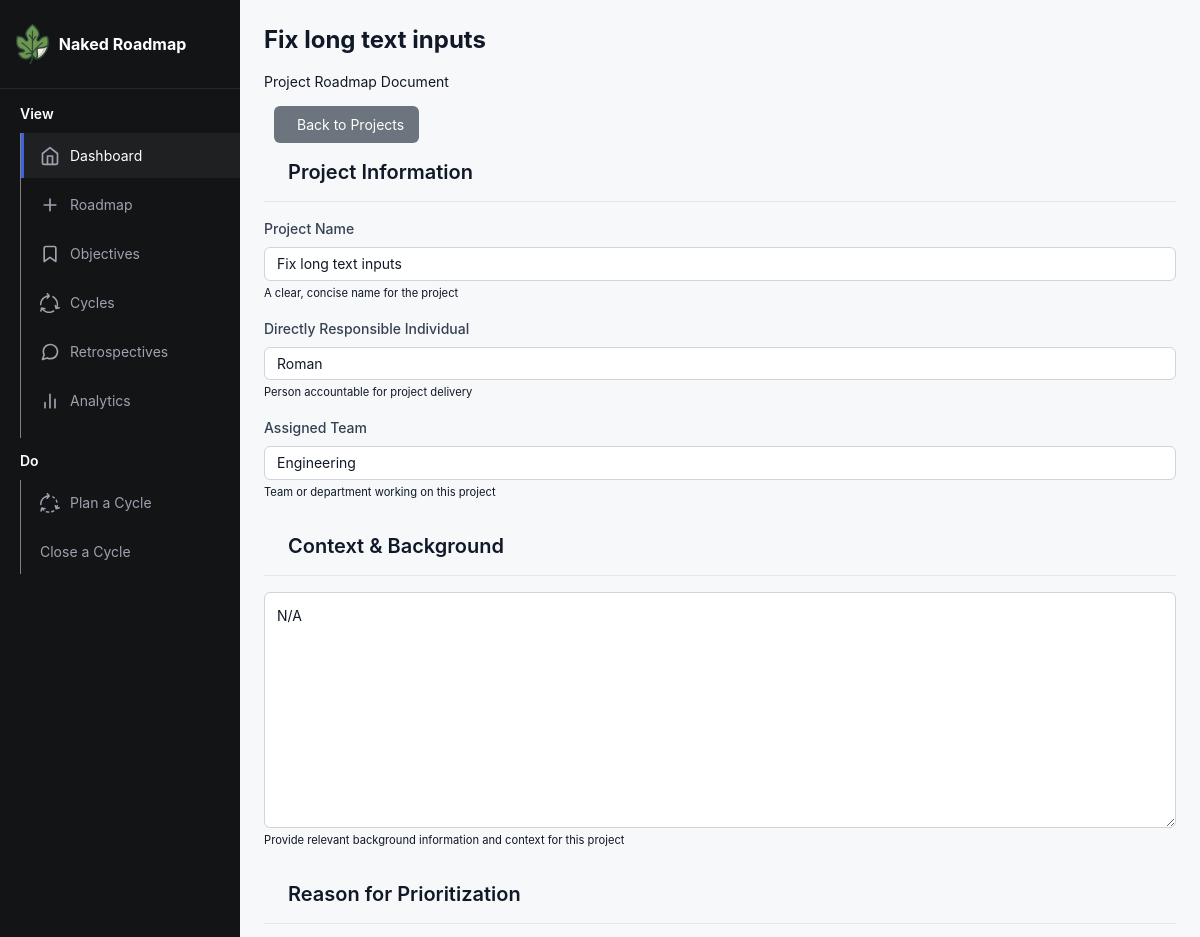
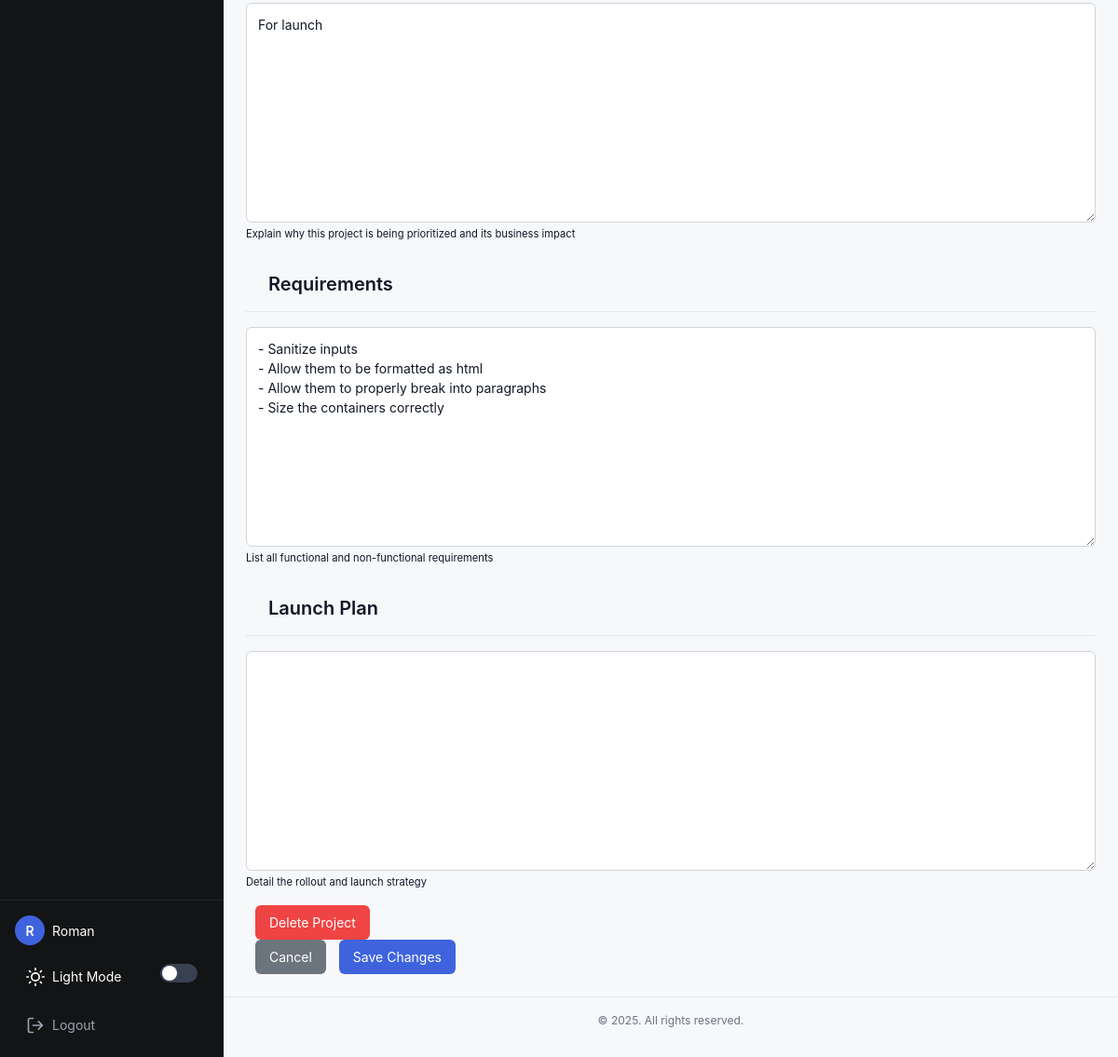
Page /project/13/edit/ (signed in) on the committed database (2 pictures, top to bottom).
### app/models.py (models this page shows, shortened)
class User(UserMixin, db.Model):
    id: so.Mapped[int] = so.mapped_column(primary_key=True)
    username: so.Mapped[str] = so.mapped_column(sa.String(64), index=True, unique=True)
    email: so.Mapped[str] = so.mapped_column(sa.String(120), index=True, unique=True)
    password_hash: so.Mapped[Optional[str]] = so.mapped_column(sa.String(256))
    posts: so.WriteOnlyMapped['Post'] = so.relationship(back_populates='author')

class Project(db.Model):
    __tablename__ = "project"
    id: so.Mapped[int] = so.mapped_column(primary_key=True)
    name: so.Mapped[str] = so.mapped_column(sa.TEXT())
    created: so.Mapped[datetime] = so.mapped_column(index=True, default=lambda: datetime.now(timezone.utc))
    dri: so.Mapped[str] = so.mapped_column(sa.TEXT())
    team: so.Mapped[str] = so.mapped_column(sa.TEXT())
    context: so.Mapped[str] = so.mapped_column(sa.TEXT())
    why: so.Mapped[str] = so.mapped_column(sa.TEXT())
    requirements: so.Mapped[str] = so.mapped_column(sa.TEXT())
    launch: so.Mapped[str] = so.mapped_column(sa.TEXT())
    location: so.Mapped[str] = so.mapped_column(sa.TEXT(),  nullable=True, default="discussion")
    type: so.Mapped[str] = so.mapped_column(sa.TEXT(), nullable=True)
    status: so.Mapped[str] = so.mapped_column(sa.TEXT(), nullable=True, default="Active")

### app/routes.py (the view, shortened to what this page needs)
@app.route('/project/<int:project_id>/edit/', methods=('GET', 'POST'))
@login_required
def edit_project(project_id):
    project = Project.query.filter_by(id=project_id).first_or_404()
    if not current_user.can_edit_project(project):
        flash('You do not have permission to edit this project.', 'error')
        return redirect(url_for('index'))
    form = CreateProject()
    if request.method == 'GET':
        form.name.data = project.name
        form.dri.data = project.dri
        form.team.data = project.team
        form.context.data = project.context
        form.why.data = project.why
        form.requirements.data = project.requirements
        form.launch.data = project.launch
    return render_template('edit.html', project=project, form=form)

### app/models.py (called while the page is built)
@login.user_loader
def load_user(id):
    return db.session.get(User, int(id))

### app/routes.py (called while the page is built)
@app.context_processor
def inject_csrf_token():
    return dict(csrf_token=generate_csrf())

### app/utils.py (called while the page is built)
def user_can_edit_project(self, project):
    return True

### app/templates/edit.html (shortened to what this page needs)
{% extends 'base.html' %}
{% block content %}
<div class="edit-project-container">
  <div class="page-header">
    <div>
      <h1 class="document-title">{{ project.name }}</h1>
      <p class="document-subtitle">Project Roadmap Document</p>
    </div>
    <div>
      <a href="{{ url_for('index') }}" class="btn btn-secondary">
         Back to Projects
      </a>
    </div>
  </div>
  <form id="edit-project-form" method="post" class="needs-validation">
    <div class="document-section">
      <h2 class="section-header">Project Information</h2>
      <div class="form-group">
        <label for="name" class="form-label required-field">{{ form.name.label.text }}</label>
        {{ form.name(class_="form-control", placeholder="Enter project name", autocomplete="off", required=true) }}
        <small class="form-hint">A clear, concise name for the project</small>
      </div>
      <div class="metadata-row">
        <div class="metadata-item">
          <div class="form-group">
            <label for="dri" class="form-label required-field">{{ form.dri.label.text }}</label>
            {{ form.dri(class_="form-control", placeholder="Name of responsible individual", required=true) }}
            <small class="form-hint">Person accountable for project delivery</small>
          </div>
        </div>
        <div class="metadata-item">
          <div class="form-group">
            <label for="team" class="form-label required-field">{{ form.team.label.text }}</label>
            {{ form.team(class_="form-control", placeholder="Team or department name", required=true) }}
            <small class="form-hint">Team or department working on this project</small>
          </div>
        </div>
      </div>
    </div>
    <div class="document-section">
      <h2 class="section-header">Context & Background</h2>
      <div class="form-group">
        <div class="rich-text-container">
        <textarea id="context" name="context" class="form-control rich-text-editor" rows="10">{{ project.context }}</textarea>
        </div>
        <small class="form-hint">Provide relevant background information and context for this project</small>
      </div>
    </div>
    <div class="document-section">
      <h2 class="section-header">Reason for Prioritization</h2>
      <div class="form-group">
        <div class="rich-text-container">
          {{ form.why(class_="form-control rich-text-editor", rows="10") }}
        </div>
        <small class="form-hint">Explain why this project is being prioritized and its business impact</small>
      </div>
    </div>
    <div class="document-section">
      <h2 class="section-header">Requirements</h2>
      <div class="form-group">
        <div class="rich-text-container">
          {{ form.requirements(class_="form-control rich-text-editor", rows="10") }}
        </div>
        <small class="form-hint">List all functional and non-functional requirements</small>
      </div>
    </div>
    <div class="document-section">
      <h2 class="section-header">Launch Plan</h2>
      <div class="form-group">
        <div class="rich-text-container">
          {{ form.launch(class_="form-control rich-text-editor", rows="10") }}
        </div>
        <small class="form-hint">Detail the rollout and launch strategy</small>
      </div>
    </div>
    <div class="actions-bar">
      <div>
        <button type="button" class="btn btn-danger" data-toggle="modal" data-target="#deleteConfirmModal">
          Delete Project
        </button>
      </div>
      <div>
        <a href="{{ url_for('index') }}" class="btn btn-secondary">Cancel</a>
        <button type="submit" id="save-button" class="btn btn-primary">
          Save Changes
        </button>
      </div>
    </div>
  </form>
</div>
{% endblock %}

### app/templates/base.html (shortened to what this page needs)
<!doctype html>
<html lang="en" data-theme="light">
<head>
  <link rel="stylesheet" href="https://stackpath.bootstrapcdn.com/bootstrap/4.3.1/css/bootstrap.min.css">
  <link rel="stylesheet" type="text/css" href={{ url_for('static', filename='style.css')}}>
  <link href="static/fonts/Mulish/Mulish-VariableFont_wght.ttf" rel="stylesheet">
</head>
<body>
  <div class="app-container">
    <div class="sidebar">
      <div class="sidebar-header">
        <a href="{{ url_for('index')}}" class="logo">
          <img src="{{ url_for('static', filename='fig-icon.svg')}}" style="max-height:40px; margin-right:10px;">
          <span>Naked Roadmap</span>
        </a>
      </div>
      <nav class="sidebar-nav">
        <h6 style="margin:0px 20px; padding-bottom:10px;">View</h6>
        <ul>
          <li>
            <a href="{{ url_for('index') }}" class="active">
              <img src="{{ url_for('static', filename='./icons/dashboard.svg')}}" style="max-height:20px; margin-right:10px;">
              Dashboard
            </a>
          </li>
          <li>
            <a href="{{ url_for('projectspage') }}">
              <img src="{{ url_for('static', filename='./icons/roadmap.svg')}}" style="max-height:20px; margin-right:10px;">
              Roadmap
            </a>
          </li>
          <li>
            <a href="{{ url_for('createGoal') }}">
              <img src="{{ url_for('static', filename='./icons/objective.svg')}}" style="max-height:20px; margin-right:10px;">
              Objectives
            </a>
          </li>
          <li>
            <a href="{{ url_for('show_cycles') }}">
              <img src="{{ url_for('static', filename='./icons/cycle.svg')}}" style="max-height:20px; margin-right:10px;"> Cycles
            </a>
          </li>
          <li>
            <a href="#">
              <img src="{{ url_for('static', filename='./icons/retrospectives.svg')}}" style="max-height:20px; margin-right:10px;">
              Retrospectives
            </a>
          </li>
          <li>
            <a href="#">
              <img src="{{ url_for('static', filename='./icons/analytics.svg')}}" style="max-height:20px; margin-right:10px;">
              Analytics
            </a>
          </li>
          <li>
            <hr>
          </li>
        </ul>
        <h6 style="margin:0px 20px; padding-bottom:10px;">Do</h6>
        <ul>
          <li>
            <a href="{{url_for('plan_sprint') }}">
              <img src="{{ url_for('static', filename='./icons/cycle-2.svg')}}" style="max-height:20px; margin-right:10px;"> Plan a Cycle
            </a>
          </li>
          <li>
            <a href="#">
              Close a Cycle
            </a>
          </li>
        </ul>
      </nav>
      <div class="sidebar-footer">
        {% if current_user.is_anonymous %}
        <a href="{{ url_for('login') }}" class="btn-login">
          <svg width="20" height="20" viewBox="0 0 24 24" fill="none" xmlns="http://www.w3.org/2000/svg">
            <path d="M15 3h4a2 2 0 012 2v14a2 2 0 01-2 2h-4M10 17l5-5-5-5M15 12H3" stroke="currentColor" stroke-width="2" stroke-linecap="round" stroke-linejoin="round" />
          </svg>
          Login
        </a>
        <div class="theme-switch">
          <svg class="theme-switch-icon" xmlns="http://www.w3.org/2000/svg" width="20" height="20" viewBox="0 0 24 24" fill="none" stroke="currentColor" stroke-width="2" stroke-linecap="round" stroke-linejoin="round">
            <circle cx="12" cy="12" r="5"></circle>
            <line x1="12" y1="1" x2="12" y2="3"></line>
            <line x1="12" y1="21" x2="12" y2="23"></line>
            <line x1="4.22" y1="4.22" x2="5.64" y2="5.64"></line>
            <line x1="18.36" y1="18.36" x2="19.78" y2="19.78"></line>
            <line x1="1" y1="12" x2="3" y2="12"></line>
            <line x1="21" y1="12" x2="23" y2="12"></line>
            <line x1="4.22" y1="19.78" x2="5.64" y2="18.36"></line>
            <line x1="18.36" y1="5.64" x2="19.78" y2="4.22"></line>
          </svg>
          <span class="theme-switch-text">Light Mode</span>
          <label class="toggle-switch">
            <input type="checkbox" id="theme-toggle">
            <span class="toggle-slider"></span>
          </label>
        </div>
        {% else %}
        <div class="user-info">
          <div class="user-avatar">{{ current_user.username[0] }}</div>
          <span>{{ current_user.username }}</span>
        </div>
        <div class="theme-switch">
          <span class="theme-switch-text">Light Mode</span>
          <label class="toggle-switch">
            <span class="toggle-slider"></span>
          </label>
        </div>
        <a href="{{ url_for('logout') }}" class="btn-logout">
          <svg width="20" height="20" viewBox="0 0 24 24" fill="none" xmlns="http://www.w3.org/2000/svg">
            <path d="M9 21H5a2 2 0 01-2-2V5a2 2 0 012-2h4M16 17l5-5-5-5M21 12H9" stroke="currentColor" stroke-width="2" stroke-linecap="round" stroke-linejoin="round" />
          </svg>
          Logout
        </a>
        {% endif %}
      </div>
    </div>
    <div class="main-content">
      <div class="content-container">
        {% block content %}{% endblock %}
      </div>
      <footer class="app-footer">
        <p>&copy; {{ config.company_name }} 2025. All rights reserved.</p>
      </footer>
    </div>
  </div>
</body>
</html>

### rows in the picture
User: username "R", username "Roman"
Project: name "Fix long text inputs", dri "Roman", team "Engineering", context "N/A", why "For launch", requirements "- Sanitize inputs - Allow them to be formatted as html - Allow them to properly break into paragraphs - Size the containers correctly"
